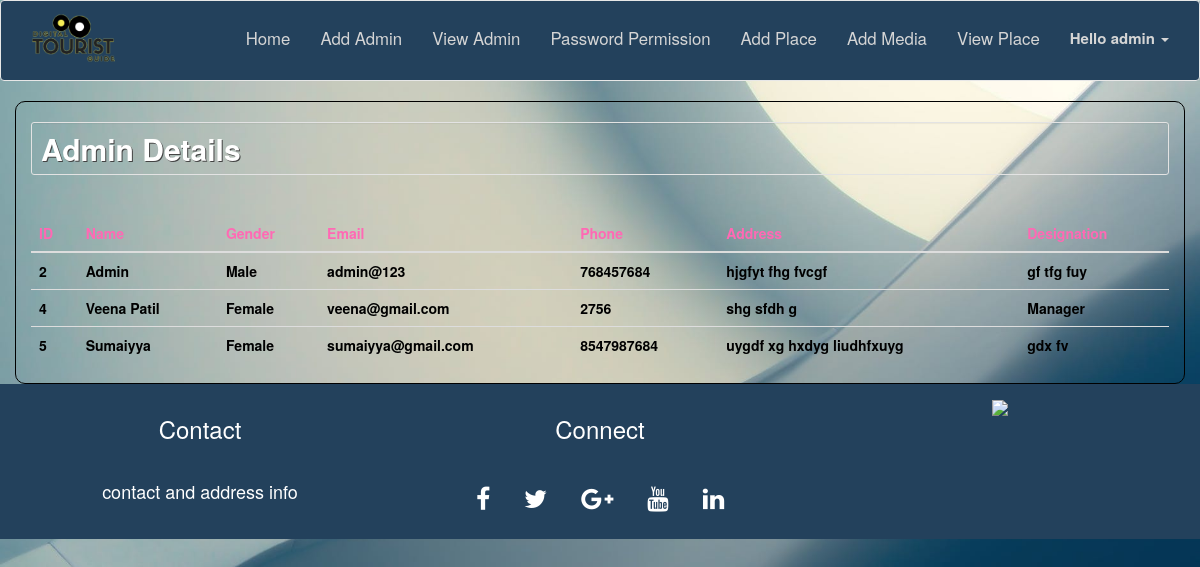
Screenshot of /admins/viewadmin.php (signed in) with the database file from the repository.
### tables this page shows
CREATE TABLE `adminlist` (
  `id` int(10) NOT NULL,
  `name` varchar(100) NOT NULL,
  `gender` varchar(6) NOT NULL,
  `email` varchar(50) NOT NULL,
  `phone` varchar(15) NOT NULL,
  `address` varchar(200) NOT NULL,
  `desig` varchar(50) NOT NULL
);

### config.php (called while the page is built, shortened)
<?php
$username=$_SESSION['login_user'];
 ?>

### admins/viewadmin.php (the view, shortened to what this page needs)
<!DOCTYPE html>
<html>
<head>
</head>
<body class="bg">
	<?php
	include 'navbar.php';
	?>
	<div class="container-fluid">
		<div class="container" style="border:solid thin black;border-radius: 10px;">
			<h2 class="well well-sm" style="background-color:transparent; animation-duration: 3s;text-shadow:1px 1px 0 #444; color: white"><b>Admin Details</b></h2><br>
			<div class="table-responsive w3-animate-zoom">
				<table class="table table-striped" style="color: black; font-weight: bold;">
					<thead>
						<tr>
							<th  style="color: #FF69B4;"><b>ID</b></th>
							<th  style="color: #FF69B4;"><b>Name</b></th>
							<th  style="color: #FF69B4;"><b>Gender</b></th>
							<th  style="color: #FF69B4;"><b>Email</b></th>
							<th  style="color: #FF69B4;"><b>Phone</b></th>
							<th  style="color: #FF69B4;"><b>Address</b></th>
							<th style="color: #FF69B4;"><b>Designation</b></th>
						</tr>
					</thead>
					<tbody style="background-color: transparent;">
						<?php
							$servername ="localhost";
							$username= "root";
							$password= "password";
							$dbname = "digital";
							$conn = mysqli_connect($servername, $username, $password,$dbname );
							$sql="select * from adminlist";
							$result=mysqli_query($conn, $sql);
							if ($result-> num_rows >0) {
								while ($row= $result-> fetch_assoc()) {
									echo "<tr style='background-color:transparent;'><td>".$row["id"]."</td><td>".$row["name"]."</td><td>".$row["gender"]."</td><td>".$row["email"]."</td><td>".$row["phone"]."</td><td>".$row["address"]."</td><td>".$row["desig"]."</td></tr>";
								}
								echo "</table>";
							}
							else
							{
								echo "0 result";
							}
						?>
			</div>
		</div>
	</div>
	<?php
		include 'footer.php';
	?>
</body>
</html>

### admins/navbar.php (shortened to what this page needs)
<!DOCTYPE html>
<html>
<head>
</head>
<body>
	<?php
		include 'links.php';
		include '../config.php';
	 ?>
<nav class="navbar navbar-default" role="navigation">
		<div class="container-fluid">
			<div class="navbar-header">
				<a class="navbar-brand" href="#"><img src="../img/digitalogo.png" style="height: 100%;padding-left: 15%;"></a>
			</div>
			<div class="collapse navbar-collapse" id="navbar-collapse-main">
				<ul class="nav navbar-nav navbar-right">
					<li><a class="active" href="index.php">Home</a></li>
					<li><a href="addadmin.php">Add Admin</a></li>
					<li><a href="viewadmin.php">View Admin</a></li>
					<li><a href="givepassword.php">Password Permission</a></li>
					<li><a href="addplace.php">Add Place</a></li>
					<li><a href="addmedia.php">Add Media</a></li>
					<li><a href="viewplace.php">View Place</a></li>
					<li class="dropdown">
			          <a class="dropdown-toggle" data-toggle="dropdown" href="#" style="font-size: 15px"><b>Hello <?php echo $username; ?>
			          </b><span class="caret"></span></a>
			        </li>
				</ul>
			</div>
		</div>
	</nav>
</body>
</html>

### admins/links.php (shortened to what this page needs)
<link rel="stylesheet" href="../css/bootstrap.min.css">
<link rel="stylesheet" href="../css/font-awesome.css">
<link rel="stylesheet" type="text/css" href="./style.css">

### admins/footer.php
<footer class="container-fluid text-center">
	<div class="row">
		<div class="col-sm-4">
			<h3>Contact</h3><br>
			<h4>contact and address info</h4>
		</div>
		<div class="col-sm-4">
			<h3>Connect</h3><br>
			<a href="#" class="fa fa-facebook"></a>
			<a href="#" class="fa fa-twitter"></a>
			<a href="#" class="fa fa-google-plus"></a>
			<a href="#" class="fa fa-youtube"></a>
			<a href="#" class="fa fa-linkedin"></a>
		</div>
		<div class="col-sm-4">
			<img src="img/bunny.png" class="icon">
		</div>
	</div>
</footer>

### admins/style.css (style rules this page uses)
html, body { height: 100%; width: 100%; }
.bg { background: url('../img/digital25.jpeg'); background-repeat: no-repeat; background-size: cover; background-attachment: fixed; }
.navbar { background-color: #23415c; padding: 1% 0; font-size: 1.2em; }
.navbar-brand { min-height: 55px; padding: 0 15px 5px; }
.navbar-default .navbar-nav li a { color: #d5d5d5 }
footer { width: 100%; background-color: #23415c; padding: 1% 5% 1% 5%; color: #ffffff; }
.fa { padding: 15px; font-size: 25px; color: #ffffff; }
.icon { max-width: 200px; }

### rows the page displays
adminlist: id "2", name "Admin", gender "Male", email "admin@123", phone "768457684", address "hjgfyt fhg fvcgf", desig "gf tfg fuy"
adminlist: id "4", name "Veena Patil", gender "Female", email "veena@gmail.com", phone "2756", address "shg sfdh g", desig "Manager"
adminlist: id "5", name "Sumaiyya", gender "Female", email "sumaiyya@gmail.com", phone "8547987684", address "uygdf xg hxdyg liudhfxuyg", desig "gdx fv"

### other values shown
$username "admin"
